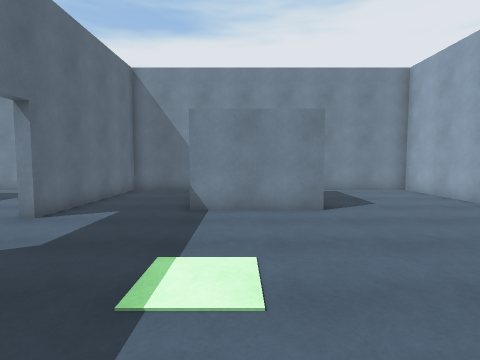
View 1 (above)

19 first-person views from a walk through a Unity game level. The camera is 1.5 m above the floor, tilts 4° down and sees 80° across. Doors are open. The floor is counted in squares, 1 m on a side. Each view is taken from the middle of a square. On the plan, view 1 faces up. The plan holds only what a view shows up to about 14 squares ahead; the rest is blank. The place goes on beyond the plan. The player character is not drawn. Surface patterns are stand-ins for the level's own textures.

View 2
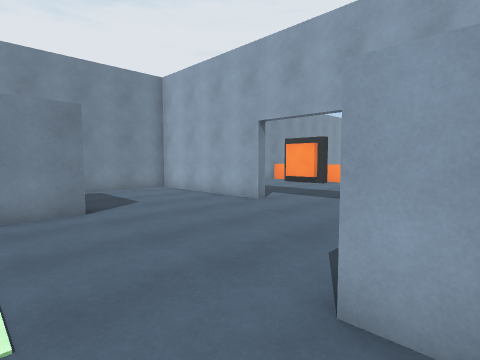

View 3
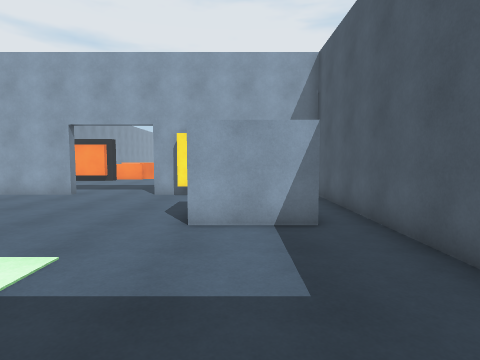

View 4
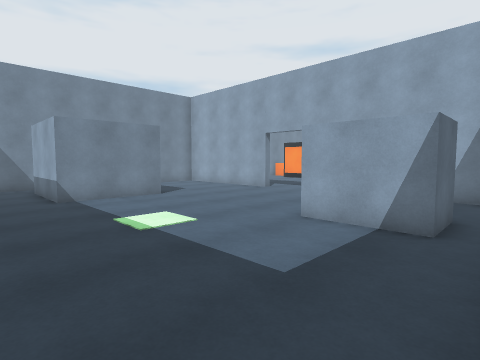

View 5
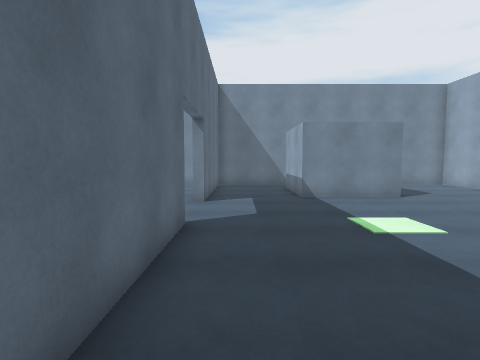

View 6
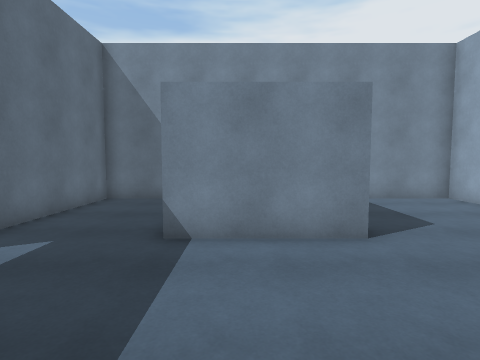

View 7
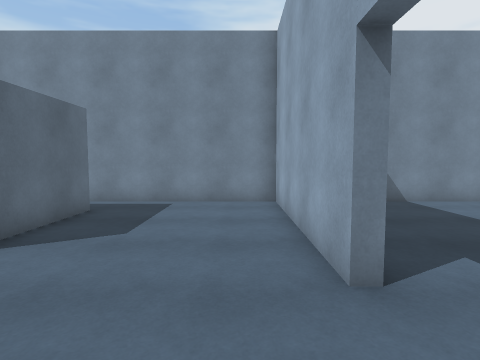

View 8
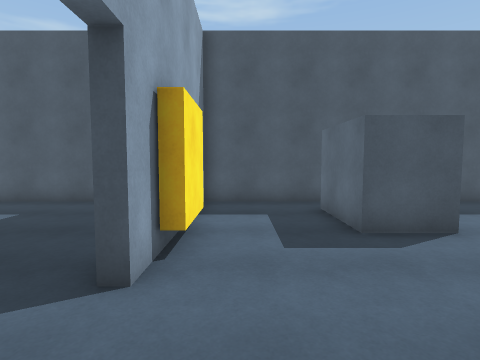

View 9
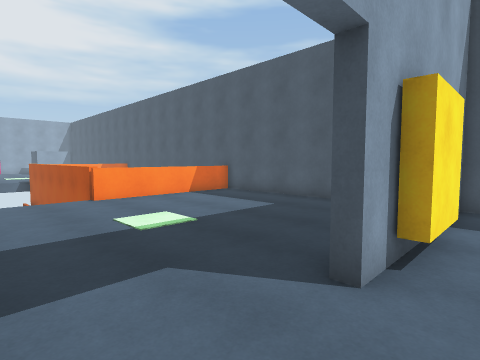

View 10
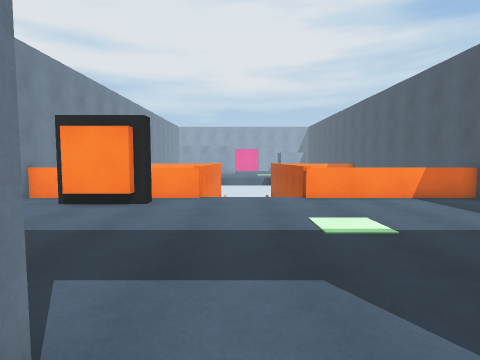

View 11
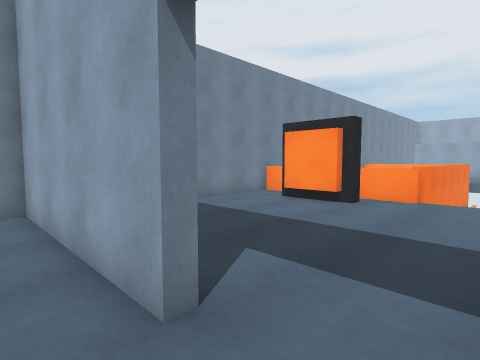

View 12
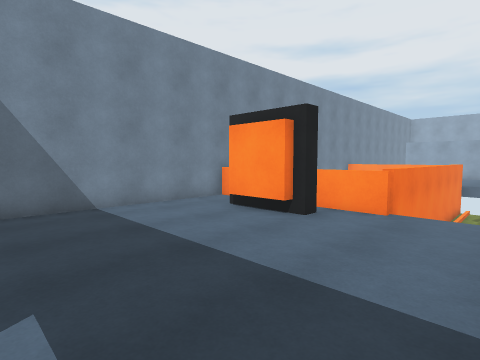

View 13
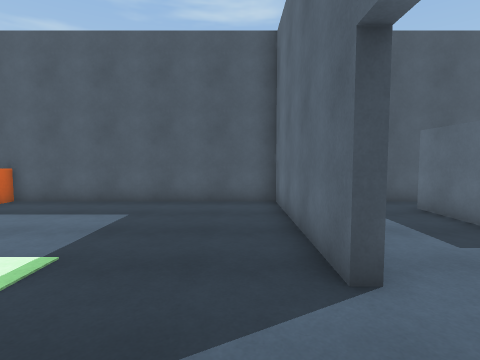

View 14
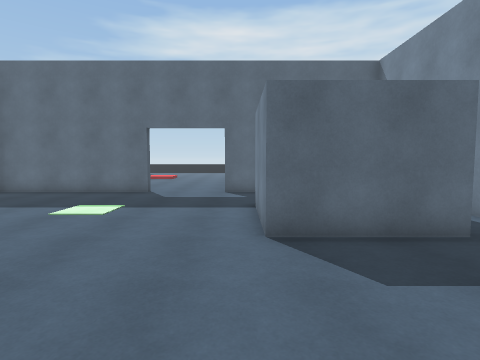

View 15
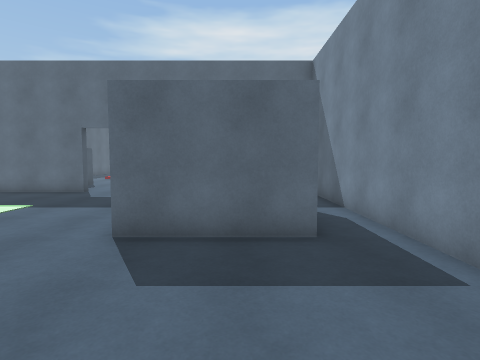

View 16
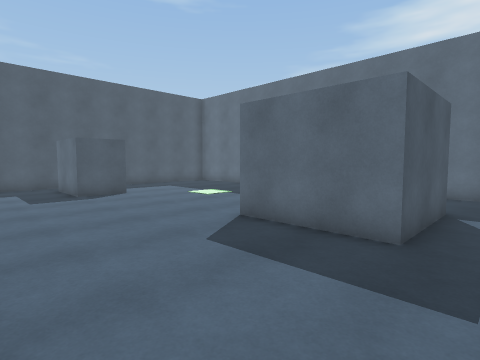

View 17
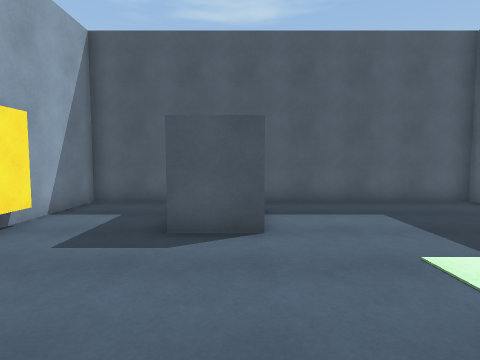

View 18
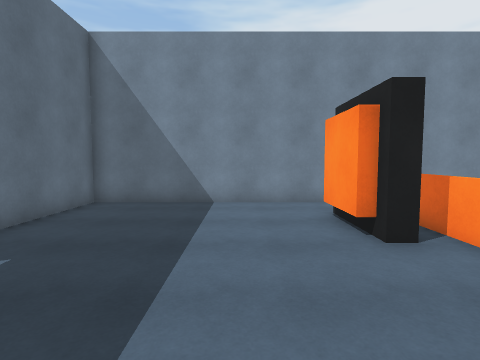

View 19
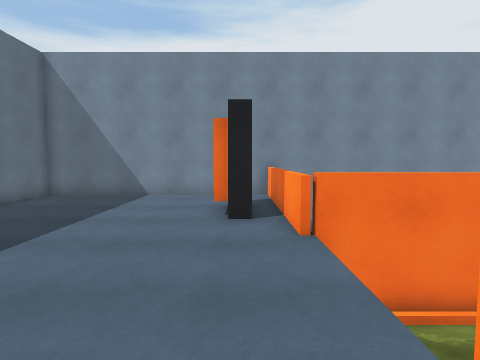

### Floor plan
Key: @ floor where view 1 was taken; # wall or solid block; . floor; D open door; = window, fence, low wall or low ledge; ≈ water the walk keeps out of; O other object.
Columns run from 5 left of view 1 to 21 right of it. Each row starts with its distance up from view 1.
 15 #########################
 14 #.............#........=≈≈#
 13 #.............#........=
 12 #...OOOO......#.......O#
 11 #...O  O......#.......O#
 10 #...O  O......#.......O#
  9 #...OOOO......#.......O#
  8 #.............#........=###
  7 D............DD......... ≈≈
  6 D............DD......... ≈≈
  5 D............DD.........
  4 D............DD.........
  3 #.............#........=###
  2 #............##........=
  1 #.......OO...##........=
  0 #....@..OO....#........=
 -1 #.......OO....#........=
 -2 #.......OO....#........=
 -3 #.............#........=≈≈≈
 -4 #########################

Where each view was taken, in squares from view 1:
view 1: 0 up, 0 right, facing up
view 2: 0 up, 0 right, facing up-right
view 3: 0 up, 4 left, facing right
view 4: 3 down, 4 left, facing up-right
view 5: 3 down, 4 left, facing up
view 6: 3 up, 0 right, facing up
view 7: 4 up, 7 right, facing up
view 8: 7 up, 7 right, facing down
view 9: 7 up, 7 right, facing down-right
view 10: 6 up, 7 right, facing right
view 11: 5 up, 7 right, facing up-right
view 12: 5 up, 10 right, facing up-right
view 13: 7 up, 10 right, facing down
view 14: 8 up, 8 right, facing left
view 15: 11 up, 8 right, facing left
view 16: 14 up, 8 right, facing down-left
view 17: 7 up, 3 right, facing down
view 18: 4 up, 14 right, facing up
view 19: 2 up, 17 right, facing up
